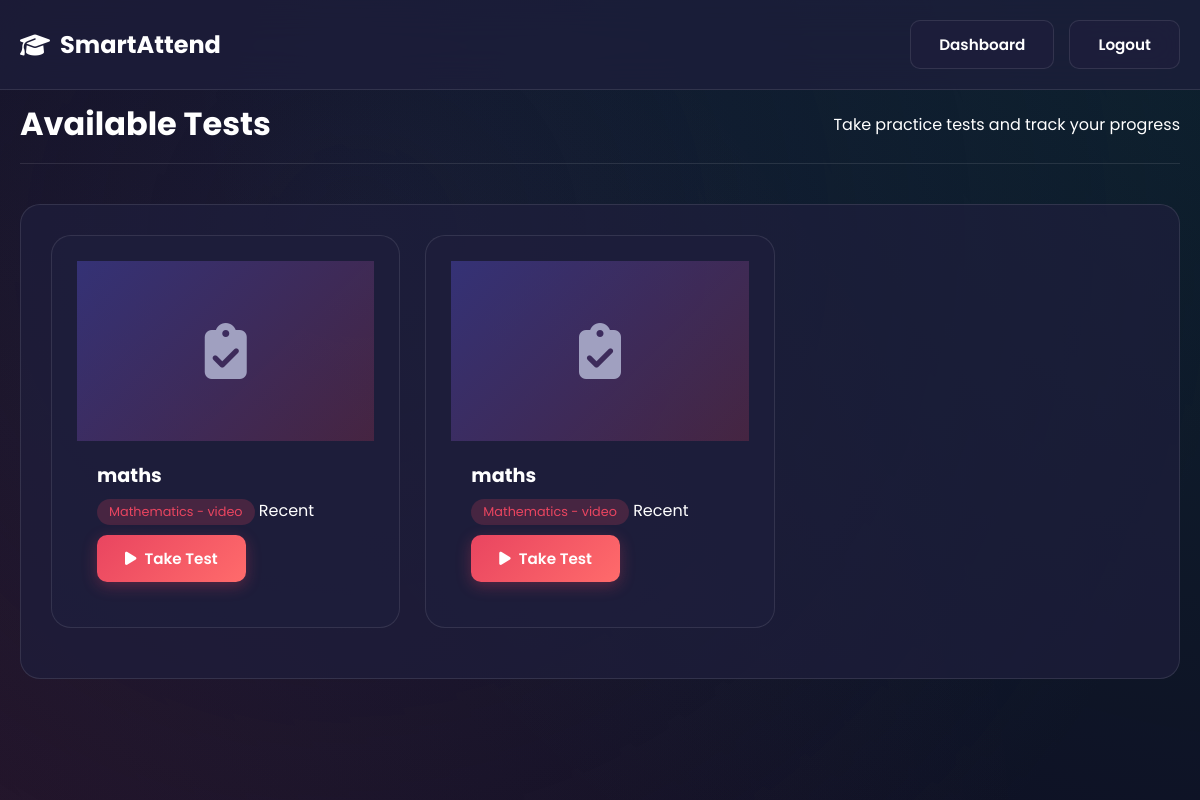
Screenshot of /student/tests (signed in) with the database file from the repository.
### models.py (models this page shows)
class McqTest(Base):
    __tablename__ = 'mcq_tests'
    id = Column(Integer, primary_key=True)
    subject_id = Column(Integer, ForeignKey('subjects.id'), nullable=False)
    title = Column(String(200), nullable=False)
    topic = Column(String(100), nullable=False)
    created_by = Column(Integer, ForeignKey('users.id'), nullable=False)
    created_at = Column(TIMESTAMP, default=datetime.utcnow)
    questions = relationship('McqQuestion', back_populates='test')

### app.py (the view)
@app.route('/student/tests')
@login_required
def student_tests():
    if current_user.role.value != 'student':
        return redirect('/student/login')
    session_db = get_session()
    tests = session_db.query(McqTest).order_by(McqTest.created_at.desc()).limit(10).all()
    subjects = {s.id: s.name for s in session_db.query(Subject).all()}
    for test in tests:
        test.id = test.id
        test.subject_name = subjects.get(test.subject_id, 'Unknown')
    session_db.close()
    return render_template('tests.html', tests=tests)

### app.py (called while the page is built)
@login_manager.user_loader
def load_user(user_id):
    session = get_session()
    user = session.query(User).get(int(user_id))
    session.close()
    if user:
        return FlaskUser(user)
    return None

### models.py (called while the page is built)
def get_engine(db_url='sqlite:///attendance.db'):
    return create_engine(db_url, echo=False)

def get_session():
    engine = get_engine()
    SessionLocal = sessionmaker(autocommit=False, autoflush=False, bind=engine)
    return SessionLocal()

### templates/tests.html (shortened to what this page needs)
<!DOCTYPE html>
<html lang="en">
<head>
    <link rel="stylesheet" href="{{ url_for('static', filename='css/style.css') }}">
    <link rel="stylesheet" href="https://cdnjs.cloudflare.com/ajax/libs/font-awesome/6.4.0/css/all.min.css">
</head>
<body>
    <div class="bg-animation"></div>
    <nav class="navbar">
        <div class="container">
            <a href="/student/dashboard" class="logo">
                <i class="fas fa-graduation-cap"></i> SmartAttend
            </a>
            <div class="nav-buttons">
                <a href="/student/dashboard" class="btn btn-secondary">Dashboard</a>
                <a href="/logout" class="btn btn-secondary">Logout</a>
            </div>
        </div>
    </nav>
    <div class="dashboard-page">
        <div class="container">
            <div class="dashboard-header">
                <h1>Available Tests</h1>
                <p>Take practice tests and track your progress</p>
            </div>
            <div class="card">
                <div class="video-grid">
                    {% for test in tests %}
                    <div class="video-card test-card">
                        <div class="video-thumbnail test-thumbnail">
                            <i class="fas fa-clipboard-check"></i>
                        </div>
                        <div class="video-info">
                            <h4>{{ test.title }}</h4>
                            <span class="video-topic">{{ test.subject_name }} - {{ test.topic }}</span>
Recent
                            <a href="/test/{{ test.id }}" class="btn btn-primary">
                                <i class="fas fa-play"></i> Take Test
                            </a>
                        </div>
                    </div>
                    {% else %}
                    <div class="empty-state">
                        <i class="fas fa-clipboard-list"></i>
                        <h3>No Tests Available</h3>
                        <p>Check back later for new tests.</p>
                    </div>
                    {% endfor %}
                </div>
            </div>
        </div>
    </div>
</body>
</html>

### static/css/style.css (style rules this page uses)
:root { --primary: #1a1a2e; --secondary: #16213e; --accent: #e94560; --success: #00d9a5; --warning: #ffc107; --background: #0f0f23; --card-bg: #1f1f3d; --text-primary: #ffffff; --text-secondary: #a0a0c0; --gradient-1: linear-gradient(135deg, #1a1a2e 0%, #16213e 100%); --gradient-2: linear-gradient(135deg, #e94560 0%, #ff6b6b 100%); --gradient-3: linear-gradient(135deg, #00d9a5 0%, #00b894 100%); --glass: rgba(31, 31, 61, 0.7); --glass-border: rgba(255, 255, 255, 0.1); --shadow: 0 8px 32px rgba(0, 0, 0, 0.3); --transition: all 0.3s ease; }
* { margin: 0; padding: 0; box-sizing: border-box; }
body { font-family: 'Poppins', sans-serif; background: var(--background); color: var(--text-primary); min-height: 100vh; overflow-x: hidden; }
.bg-animation { position: fixed; top: 0; left: 0; width: 100%; height: 100%; z-index: -1; overflow: hidden; }
.bg-animation::before { content: ''; position: absolute; top: -50%; left: -50%; width: 200%; height: 200%; background: radial-gradient(circle at 20% 80%, rgba(233, 69, 96, 0.1) 0%, transparent 50%), radial-gradient(circle at 80% 20%, rgba(0, 217, 165, 0.1) 0%, transparent 50%), radial-gradient(circle at 40% 40%, rgba(22, 33, 62, 0.5) 0%, transparent 50%); animation: bgMove 20s ease-in-out infinite; }
.container { max-width: 1400px; margin: 0 auto; padding: 0 20px; }
.navbar { position: fixed; top: 0; left: 0; right: 0; padding: 20px 0; background: var(--glass); backdrop-filter: blur(20px); border-bottom: 1px solid var(--glass-border); z-index: 1000; transition: var(--transition); }
.navbar .container { display: flex; justify-content: space-between; align-items: center; }
.logo { font-size: 1.5rem; font-weight: 700; color: var(--text-primary); text-decoration: none; display: flex; align-items: center; gap: 10px; }
.nav-buttons { display: flex; gap: 15px; }
.btn { padding: 12px 28px; border: none; border-radius: 10px; font-family: 'Poppins', sans-serif; font-weight: 600; font-size: 0.95rem; cursor: pointer; transition: var(--transition); text-decoration: none; display: inline-flex; align-items: center; gap: 8px; }
.btn-primary { background: var(--gradient-2); color: white; box-shadow: 0 4px 15px rgba(233, 69, 96, 0.3); }
.btn-secondary { background: var(--glass); color: var(--text-primary); border: 1px solid var(--glass-border); }
.dashboard-header { display: flex; justify-content: space-between; align-items: center; margin-bottom: 25px; padding-bottom: 15px; border-bottom: 1px solid var(--glass-border); }
.dashboard-page { min-height: 100vh; padding: 100px 0 50px; }
.dashboard-header { display: flex; justify-content: space-between; align-items: center; margin-bottom: 40px; }
.card { background: var(--glass); border-radius: 20px; padding: 30px; border: 1px solid var(--glass-border); margin-bottom: 30px; }
nav { padding: 25px 0; background: linear-gradient(145deg, rgba(31,31,61,0.9), rgba(31,31,61,0.7)); backdrop-filter: blur(25px); border-bottom: 1px solid rgba(255,255,255,0.15); margin-bottom: 20px; }
.video-grid { display: grid; grid-template-columns: repeat(auto-fill, minmax(300px, 1fr)); gap: 25px; }
.video-card { background: var(--glass); border-radius: 20px; overflow: hidden; border: 1px solid var(--glass-border); transition: var(--transition); }
.video-thumbnail { width: 100%; height: 180px; background: var(--secondary); display: flex; align-items: center; justify-content: center; font-size: 3rem; color: var(--text-secondary); }
.video-info { padding: 20px; }
.video-topic { background: rgba(233, 69, 96, 0.2); color: var(--accent); padding: 4px 12px; border-radius: 20px; font-size: 0.8rem; display: inline-block; margin-bottom: 10px; }
.test-card { background: var(--glass); border-radius: 20px; padding: 25px; border: 1px solid var(--glass-border); margin-bottom: 20px; transition: var(--transition); }
.test-card { position: relative; overflow: hidden; }
.test-card .video-thumbnail { background: linear-gradient(135deg, rgba(108, 99, 255, 0.3), rgba(233, 69, 96, 0.2)); font-size: 3.5rem; }
.test-card .video-info h4 { font-size: 1.2rem; margin-bottom: 8px; }

### rows the page displays
McqTest: title "maths", subject_name "Mathematics", topic "video"
McqTest: title "maths", subject_name "Mathematics", topic "video"
